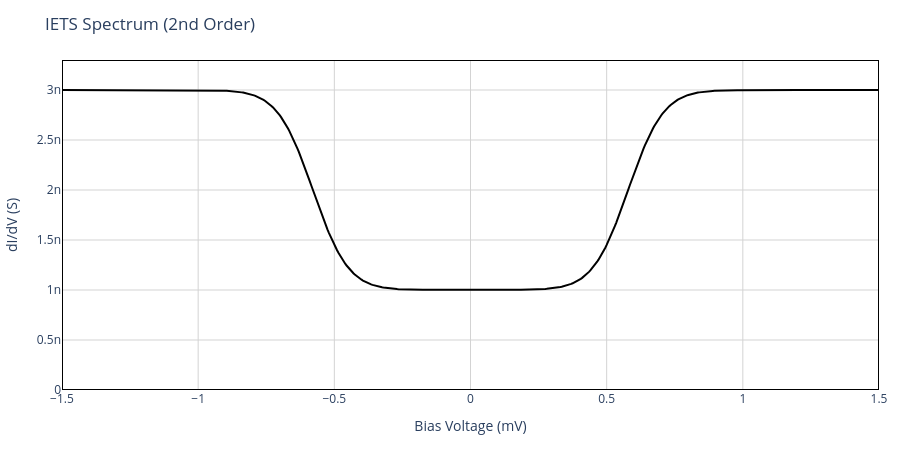

Source (notebook cell):
### Markdown cell above
## Thermal second-order spectrum

`plot_IETS(order="2nd")` calculates a thermal spectrum and constructs its Plotly figure. Finite temperature broadens the steps.

With `norm=False`, conductance is returned in $\mathrm{S}$.

### Code cell
dIdV.plot_IETS(
    spin, V_array=voltage, order="2nd", norm=False,
);

### Figure 1 — Plotly figure (JSON) as saved in the notebook; plotly's stock layout.template omitted (floating-point values rounded to 4 significant figures; data arrays with more than 128 entries replaced by an {"elided": "..."} marker saying what was removed)
{"data": [{"line": {"color": "black", "width": 2}, "mode": "lines", "name": "IETS Spectrum", "type": "scatter", "x": {"elided": "601 float values"}, "y": {"elided": "601 float values"}}], "layout": {"autosize": true, "height": 450, "margin": {"b": 60, "l": 60, "r": 20, "t": 60}, "paper_bgcolor": "white", "plot_bgcolor": "white", "shapes": [{"fillcolor": "rgba(0,0,0,0)", "line": {"color": "black", "width": 2}, "type": "rect", "x0": -1.5, "x1": 1.5, "xref": "x", "y0": 0, "y1": 3.3e-09, "yref": "y"}], "title": {"text": "IETS Spectrum (2nd Order)"}, "xaxis": {"gridcolor": "lightgray", "range": [-1.5, 1.5], "showgrid": true, "title": {"text": "Bias Voltage (mV)"}, "zeroline": false}, "yaxis": {"gridcolor": "lightgray", "range": [0, 3.3e-09], "showgrid": true, "title": {"text": "dI/dV (S)"}, "zeroline": false}}}
